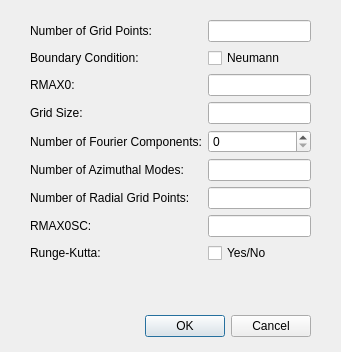
<?xml version="1.0" encoding="UTF-8"?>
<ui version="4.0">
 <class>Dialog</class>
 <widget class="QDialog" name="Dialog">
  <property name="geometry">
   <rect>
    <x>0</x>
    <y>0</y>
    <width>341</width>
    <height>352</height>
   </rect>
  </property>
  <property name="windowTitle">
   <string>Dialog</string>
  </property>
  <widget class="QDialogButtonBox" name="buttonBox">
   <property name="geometry">
    <rect>
     <x>40</x>
     <y>310</y>
     <width>271</width>
     <height>32</height>
    </rect>
   </property>
   <property name="orientation">
    <enum>Qt::Horizontal</enum>
   </property>
   <property name="standardButtons">
    <set>QDialogButtonBox::Cancel|QDialogButtonBox::Ok</set>
   </property>
  </widget>
  <widget class="QWidget" name="formLayoutWidget">
   <property name="geometry">
    <rect>
     <x>30</x>
     <y>20</y>
     <width>281</width>
     <height>278</height>
    </rect>
   </property>
   <layout class="QFormLayout" name="formLayout">
    <item row="0" column="0">
     <widget class="QLabel" name="label">
      <property name="text">
       <string>Number of Grid Points:</string>
      </property>
     </widget>
    </item>
    <item row="0" column="1">
     <widget class="QLineEdit" name="ncar"/>
    </item>
    <item row="1" column="0">
     <widget class="QLabel" name="label_2">
      <property name="text">
       <string>Boundary Condition:</string>
      </property>
     </widget>
    </item>
    <item row="2" column="0">
     <widget class="QLabel" name="label_3">
      <property name="text">
       <string>RMAX0:</string>
      </property>
     </widget>
    </item>
    <item row="2" column="1">
     <widget class="QLineEdit" name="rmax0"/>
    </item>
    <item row="3" column="0">
     <widget class="QLabel" name="label_4">
      <property name="text">
       <string>Grid Size:</string>
      </property>
     </widget>
    </item>
    <item row="3" column="1">
     <widget class="QLineEdit" name="dgrid"/>
    </item>
    <item row="4" column="0">
     <widget class="QLabel" name="label_5">
      <property name="text">
       <string>Number of Fourier Components:</string>
      </property>
     </widget>
    </item>
    <item row="4" column="1">
     <widget class="QSpinBox" name="nscz"/>
    </item>
    <item row="5" column="0">
     <widget class="QLabel" name="label_6">
      <property name="text">
       <string>Number of Azimuthal Modes:</string>
      </property>
     </widget>
    </item>
    <item row="5" column="1">
     <widget class="QLineEdit" name="nscr"/>
    </item>
    <item row="6" column="0">
     <widget class="QLabel" name="label_7">
      <property name="text">
       <string>Number of Radial Grid Points:</string>
      </property>
     </widget>
    </item>
    <item row="6" column="1">
     <widget class="QLineEdit" name="nptr"/>
    </item>
    <item row="7" column="0">
     <widget class="QLabel" name="label_8">
      <property name="text">
       <string>RMAX0SC:</string>
      </property>
     </widget>
    </item>
    <item row="7" column="1">
     <widget class="QLineEdit" name="rmax0sc"/>
    </item>
    <item row="8" column="0">
     <widget class="QLabel" name="label_9">
      <property name="text">
       <string>Runge-Kutta:</string>
      </property>
     </widget>
    </item>
    <item row="1" column="1">
     <widget class="QCheckBox" name="lbc">
      <property name="text">
       <string>Neumann</string>
      </property>
     </widget>
    </item>
    <item row="8" column="1">
     <widget class="QCheckBox" name="iscrkup">
      <property name="text">
       <string>Yes/No</string>
      </property>
     </widget>
    </item>
   </layout>
  </widget>
 </widget>
 <resources/>
 <connections>
  <connection>
   <sender>buttonBox</sender>
   <signal>accepted()</signal>
   <receiver>Dialog</receiver>
   <slot>accept()</slot>
   <hints>
    <hint type="sourcelabel">
     <x>248</x>
     <y>254</y>
    </hint>
    <hint type="destinationlabel">
     <x>157</x>
     <y>274</y>
    </hint>
   </hints>
  </connection>
  <connection>
   <sender>buttonBox</sender>
   <signal>rejected()</signal>
   <receiver>Dialog</receiver>
   <slot>reject()</slot>
   <hints>
    <hint type="sourcelabel">
     <x>316</x>
     <y>260</y>
    </hint>
    <hint type="destinationlabel">
     <x>286</x>
     <y>274</y>
    </hint>
   </hints>
  </connection>
 </connections>
</ui>
